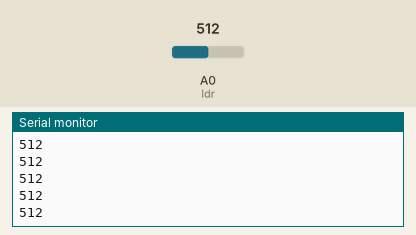
This sketch was run on a simulated Arduino Uno, built with avr-gcc and run on an emulated ATmega328P. Shown: the last lines printed to the serial monitor. The inputs (shaded band) are chosen by the test bench; at power-on: A0 (ldr) = 512.

Above: at 1.2 s.
1.3 s: A0 (ldr) set to 716
At 1.31 s:
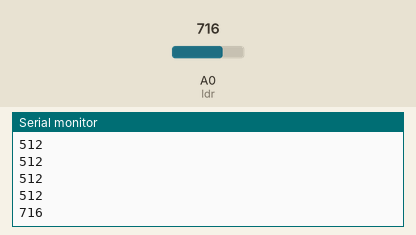
2.8 s: A0 (ldr) set to 900
At 2.81 s:
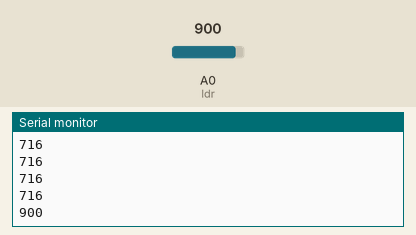
Timing chart, 0 to 5.8 s (numbered marks = the images above; inputs shaded):
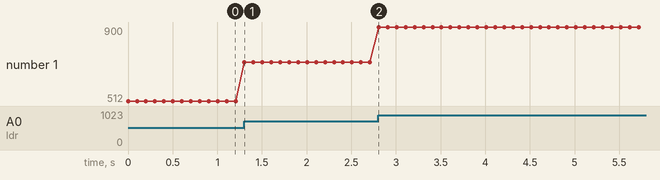

The sketch:

sketch_feb19b.ino
```cpp
int ldr = 0; //и фоторезистора

void setup() //процедура setup

{

Serial.begin(9600);
}

void loop() //процедура loop

{
int x = analogRead(ldr);
Serial.print(x);
Serial.print("\n");

//если показатель освещенности меньше 800, включаем светодиод
delay(100);

}
```

Measured:
- after the input at 1.3 s, the serial monitor: prints a new line at once (image 1)
- after the input at 2.8 s, the serial monitor: prints a new line at once (image 2)
- plotted number 1: 512 → 716 after the input at 1.3 s, 716 → 900 after the input at 2.8 s
